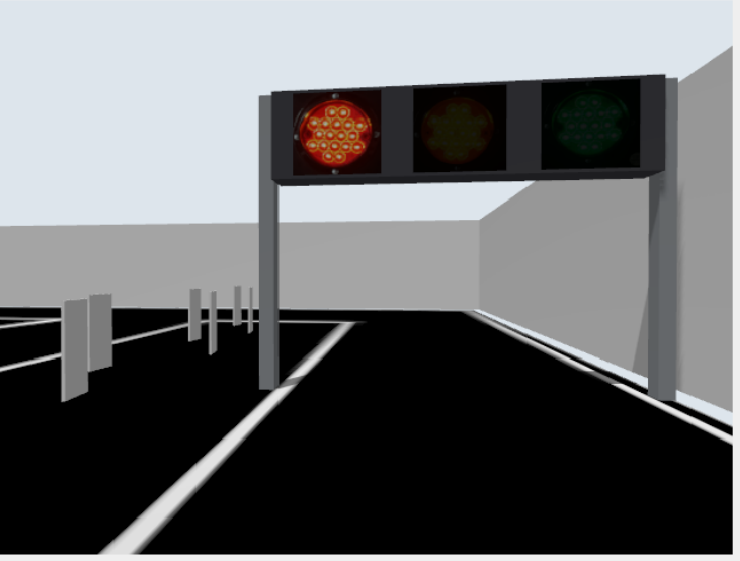
#> input picture _cam_area.png, 740 x 561 px
$ python -i plate_ocr.py   (imports and definitions only)
#> lines starting #> are read from the running program, lines starting #| are printed output that depends on the picture; after the words box and inside, x2 and y2 are one past the last pixel; in counts of white or black regions, pixels touching at a corner belong together
"""中国车牌识别（模块三）—— 定位 → 摆正 → 切字 → 逐字识别 → 输出字符串。

设计要点（每一条都是实测逼出来的，不是拍脑袋）：
  1. 定位用「一排等高等距横向相邻的亮笔画」而不是「暗块」。车牌底是深藏青（灰度 11~30），
     但大片黑色路面也是暗的（13~15），暗块法会把车牌和路面连成一片。
  2. 摆正：用车牌自身的亮边框定内区，再拉伸到固定长宽比 3.17（官方 9.5/3 cm）。
     贴图本身 200x81（AR 2.47）贴在 AR 3.17 的板上 → 横向被拉 1.28 倍，
     所以字库与实拍必须走同一条归一化路径。
  3. 切字：分位数相对阈值（不是 Otsu，实拍字密 + 渲染模糊，直方图没有干净的谷）。
     必须丢掉车牌左右边框细条，否则会顶掉第 1 位、整串错位一格（实测踩过）。
  4. 识别：**灰度归一化互相关**，不是二值 IoU。实拍车牌只有 18~19 px 高，
     二值化后笔画只剩 2~3 px，「D 的竖笔」和「Q 的尾巴」这种差别会被二值化抹掉；
     灰度图上做零均值互相关能把这一档差别留住（实测 D/Q、8/B 的误判就是这么做掉的）。
     匹配时允许 ±3 px 平移 + ±12% 宽度缩放（横向拉伸没完全对齐时也能咬上）。
  5. 字库双轨：
       真字轨 = 从真实车牌图上切出的字（和仿真同一个字体，近乎像素级精确）；
       字体轨 = 系统字体渲染的全字符集（省份汉字 + A-Z + 0-9），负责没见过的字。
     国赛车牌未知 → 必须有字体轨兜底；仿真里的固定车牌 → 真字轨保准确率。
  6. 版面先验：第 1 位必是省份汉字、第 2 位必是字母、后 5 位是字母/数字（无 I、O），
     按位置砍小候选集，误识率明显下降。
"""
import os

import cv2
import numpy as np
from PIL import Image, ImageDraw, ImageFont

# ------------------------------------------------------------------ 定位参数
STROKE_BANDS = ((50, 175), (58, 175), (66, 175), (74, 175), (82, 175),
                (58, 200), (66, 200))
GLYPH_H_MIN, GLYPH_H_MAX = 5, 40
GLYPH_AR_MIN, GLYPH_AR_MAX = 1.15, 4.5
GLYPH_MIN_AREA = 6
ROW_DY, ROW_DH = 0.40, 0.45
ROW_MAX_GAP = 2.0
ROW_MIN_GLYPHS = 4
SPAN_MIN, SPAN_MAX = 2.30, 9.00
PLATE_AR_MIN, PLATE_AR_MAX = 2.30, 4.30
PLATE_BG_MAX = 62
FRAME_T = 74

# ------------------------------------------------------------------ 识别参数
RENDER_AR = 3.17
GH, CW, PAD = 40, 44, 8
SHIFT_TOL = 3
WIDTH_SCALES = (0.88, 1.0, 1.12)
DOT_MAX_ROWFRAC = 0.40
CHAR_MIN_SCORE = 0.45          # 灰度互相关低于此分 → 该位输出 '?'
BIN_FRAC = 0.62

PROVINCES = '京津冀晋蒙辽吉黑沪苏浙皖闽赣鲁豫鄂湘粤桂琼渝川贵云藏陕甘青宁新'
LETTERS = 'ABCDEFGHJKLMNPQRSTUVWXYZ'
DIGITS = '0123456789'
CHARSET = PROVINCES + DIGITS + LETTERS

FONT_DIR = 'C:/Windows/Fonts'
CJK_FONTS = ['FZYTK.TTF', 'simhei.ttf', 'msyhbd.ttc', 'dengb.ttf']
LATIN_FONTS = ['simhei.ttf', 'FZYTK.TTF', 'msgothic.ttc', 'arialbd.ttf']
FONT_SIZES = (110, 150, 190)


# ================================================================ 定位
# [105 lines left out: functions _row_clusters, find_plates, plate_interior, canonicalize, crop_plate, not called in this run]


def _inner_gray(plate_img):
    g = plate_img if plate_img.ndim == 2 else cv2.cvtColor(plate_img, cv2.COLOR_BGR2GRAY)
    h, _w = g.shape
    return g[int(h * 0.15):int(h * 0.85), :]


def _binarize(inner):
    """分位数相对阈值二值化，并清掉「横贯整行的亮线」。

    车牌上下边框是贯穿全宽的亮线，会落进字带里（实测「D」的上方、「8」的下方各有一条），
    它是强对比的水平亮带，灰度互相关会死死咬住它，把「D」判成「Q」。
    返回 (二值掩膜, 去掉亮线后的灰度图)——灰度图也要一起去掉，否则归一化时又会把它圈回来。
    """
    p20 = float(np.percentile(inner, 20))
    p99 = float(np.percentile(inner, 99))
    t = p20 + BIN_FRAC * (p99 - p20)
    _t, bw = cv2.threshold(inner, t, 255, cv2.THRESH_BINARY)
    rowfrac = bw.mean(axis=1) / 255.0
    full = np.where(rowfrac > 0.72)[0]
    clean_gray = inner.copy()
    if len(full):
        bw[full, :] = 0
        clean_gray[full, :] = int(np.percentile(inner, 20))
    return cv2.morphologyEx(bw, cv2.MORPH_OPEN, np.ones((2, 2), np.uint8)), clean_gray


class Segment(object):
    """一个字符段：x 范围、行占有比、二值掩膜、灰度子图。"""

    __slots__ = ('x0', 'x1', 'rowfrac', 'bw', 'gray')

    def __init__(self, x0, x1, rowfrac, bw, gray):
        self.x0, self.x1, self.rowfrac, self.bw, self.gray = x0, x1, rowfrac, bw, gray

    @property
    def width(self):
        return self.x1 - self.x0


def segment_chars(plate_img, expect=7):
    """切字。返回 Segment 列表（含分隔圆点）。

    三步清洗（每一步都是被实测坑出来的）：
      ① 丢掉车牌左右边框：贯穿内区的细亮条（宽 2~7 px、rowfrac≈1.0），
         不清掉会顶掉「第 1 位」，整串车牌号错位一格；
      ② 丢掉分隔圆点（rowfrac < 0.40）；
      ③ 段数与版面先验（7 个字符位）不符时：多了按面积留前 7 个、少了劈最宽的那个。
    """
    inner = _inner_gray(plate_img)
    Hh, W = inner.shape
    bw, gray_clean = _binarize(inner)
    col = (bw > 0).sum(axis=0)
    thr = max(1, int(0.06 * Hh))
    raw, s = [], None
    for i, v in enumerate(col):
        if v > thr and s is None:
            s = i
        elif v <= thr and s is not None:
            raw.append([s, i])
            s = None
    if s is not None:
        raw.append([s, len(col)])
    merged = []
    for a, b in raw:
        if merged and a - merged[-1][1] <= 0.10 * Hh:
            merged[-1][1] = b
        else:
            merged.append([a, b])

    def rf(a, b):
        rows = np.where(bw[:, a:b].any(axis=1))[0]
        return (rows.max() - rows.min() + 1) / float(Hh) if len(rows) else 0.0

    clean = []
    for a, b in merged:
        if b - a < 3:
            continue
        if (b - a) <= max(6, int(0.035 * W)) and rf(a, b) >= 0.90:   # 车牌左右边框
            continue
        clean.append([a, b])

    non_dot = [s for s in clean if rf(*s) >= DOT_MAX_ROWFRAC]
    if len(non_dot) > expect:
        area = {id(s): int(bw[:, s[0]:s[1]].sum()) for s in non_dot}
        keep = set(id(s) for s in sorted(non_dot, key=lambda s: -area[id(s)])[:expect])
        clean = [s for s in clean if id(s) in keep or rf(*s) < DOT_MAX_ROWFRAC]
    clean = _split_to_expect(clean, col, bw, expect, rf)

    out = []
    for a, b in clean:
        sub = bw[:, a:b]
        n, _lab, st, _ce = cv2.connectedComponentsWithStats(sub, 8)
        if n > 1:
            hs = st[1:, cv2.CC_STAT_HEIGHT]
            hmax = int(hs.max()) if len(hs) else 0
            keep = [i for i in range(1, n)
                    if st[i, cv2.CC_STAT_HEIGHT] >= 0.45 * hmax
                    and st[i, cv2.CC_STAT_AREA] >= 3]
            if not keep:
                keep = [1 + int(np.argmax(st[1:, cv2.CC_STAT_AREA]))]
            y0 = min(st[i, cv2.CC_STAT_TOP] for i in keep)
            y1 = max(st[i, cv2.CC_STAT_TOP] + st[i, cv2.CC_STAT_HEIGHT] for i in keep)
            x0 = min(st[i, cv2.CC_STAT_LEFT] for i in keep)
            x1 = max(st[i, cv2.CC_STAT_LEFT] + st[i, cv2.CC_STAT_WIDTH] for i in keep)
        else:
            rows = np.where(sub.any(axis=1))[0]
            if not len(rows):
                continue
            y0, y1, x0, x1 = rows.min(), rows.max() + 1, 0, sub.shape[1]
        out.append(Segment(a + x0, a + x1, rf(a, b), sub[y0:y1, x0:x1],
                           gray_clean[y0:y1, a + x0:a + x1]))
    return out


def _split_to_expect(merged, col, bw, expect, rf):
    """段数不够时劈开最宽的那段（汉字常与后一位字母粘连，实测「苏D」「皖A」都粘）。"""
    def n_non_dot(ms):
        return sum(1 for a, b in ms if rf(a, b) >= DOT_MAX_ROWFRAC)

    guard = 0
    while n_non_dot(merged) < expect and guard < 8:
        wi, widest = -1, -1
        for i, (a, b) in enumerate(merged):
            if rf(a, b) < DOT_MAX_ROWFRAC:
                continue
            if b - a > widest:
                wi, widest = i, b - a
        if wi < 0:
            break
        a, b = merged[wi]
        m = max(2, int(0.18 * (b - a)))
        lo, hi = a + m, b - m
        if hi - lo < 2:
            break
        k = int(np.argmin(col[lo:hi])) + lo
        if k - a < 2 or b - k < 2:
            break
        merged[wi:wi + 1] = [[a, k], [k, b]]
        guard += 1
    return merged


# ================================================================ 字库
# [107 lines left out: functions norm_glyph, sim_max, _render, build_font_library, _harvest_from_plate, harvest_texture_library and 1 more, not called in this run]


# ================================================================ 逐字识别
LATIN_POS = LETTERS + DIGITS


# [58 lines left out: functions classify, read_plate, merge_library, recognize_frame, not called in this run]

>>> import cv2
>>> picture = cv2.imread('_cam_area.png')
#> picture is the input picture: shape (561, 740, 3); mean B, G, R 108.5, 107, 105.8
>>> result = segment_chars(picture)
#> in _inner_gray, `return g[int(h * 0.15):int(h * 0.85), :]`:
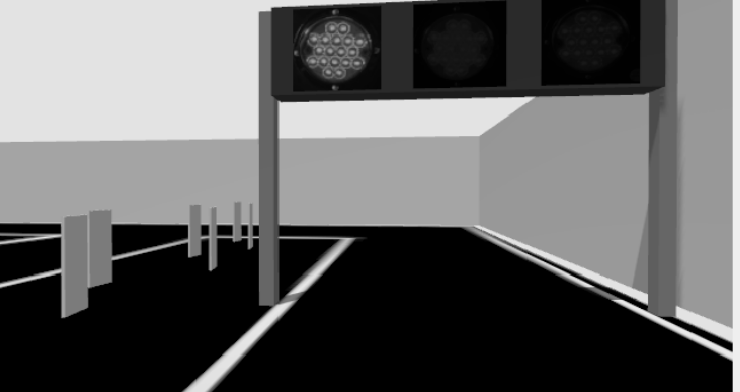
#> returned value: shape (392, 740); min 0, max 239, mean 98.9
#> in _binarize, `p20 = float(np.percentile(inner, 20))`: p20 = 0
#> in _binarize, `p99 = float(np.percentile(inner, 99))`: p99 = 233
#> in _binarize, `t = p20 + BIN_FRAC * (p99 - p20)`: t = 144.5
#> in _binarize, `_t, bw = cv2.threshold(inner, t, 255, cv2.THRESH_BINARY)`:
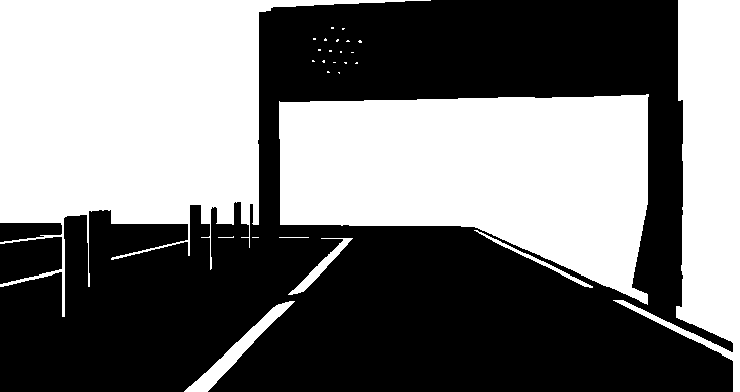
#> bw: shape (392, 740); 46.7% white; 27 white regions (20 under 20 px), largest, box (x1, y1, x2, y2) and area: (0, 0, 431, 317) 58789, (279, 94, 649, 305) 53036, (613, 0, 740, 392) 20776
#> in _binarize, `rowfrac = bw.mean(axis=1) / 255.0`: rowfrac = 392 values, max 0.926 at index 102, min 0.0365 at index 360, mean 0.467
#> in _binarize, `full = np.where(rowfrac > 0.72)[0]`: full = 125 values from 99 to 223
#> in _binarize, `bw[full, :] = 0`: bw: shape (392, 740); 17.7% white; 36 white regions (22 under 20 px), largest, box (x1, y1, x2, y2) and area: (0, 0, 431, 99) 26409, (613, 224, 740, 392) 7476, (280, 224, 648, 305) 6885
#> in _binarize, `clean_gray[full, :] = int(np.percentile(inner, 20))`:
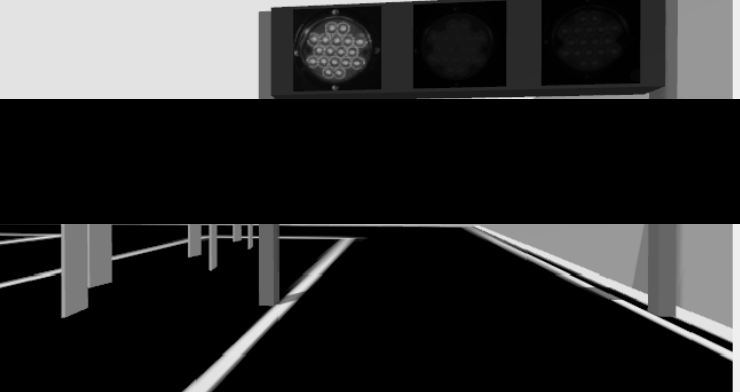
#> clean_gray: shape (392, 740); min 0, max 239, mean 45
#> in segment_chars, `bw, gray_clean = _binarize(inner)`:
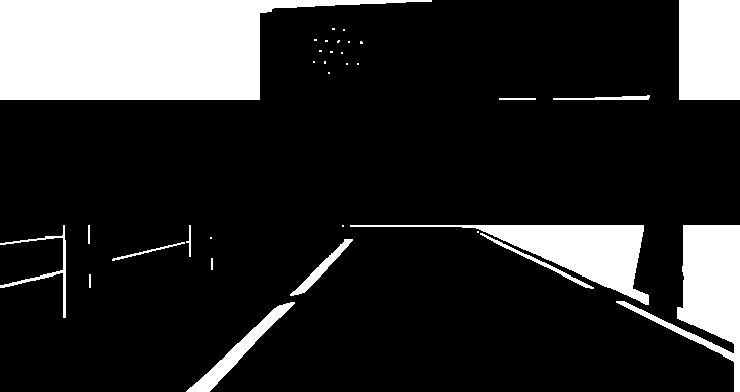
#> bw: shape (392, 740); 17.6% white; 33 white regions (18 under 20 px), largest, box (x1, y1, x2, y2) and area: (0, 0, 432, 100) 26940, (616, 225, 740, 392) 7300, (350, 225, 649, 305) 6812
#> in segment_chars, `col = (bw > 0).sum(axis=0)`: col = 740 values, max 267 at index 734, min 2 at index 432, mean 69.18
#> the loop in segment_chars, `for i, v in enumerate(col):` made 740 passes
#> v on passes 1 to 12: 105, 105, 105, 105, 106, 106, 105, 105, 105, 106, 105, 105
#> after the loop in segment_chars, `for i, v in enumerate(col):`: raw = [[0, 274], [314, 315], [509, 644]]; s = 679
#> the loop in segment_chars, `for a, b in raw:` made 4 passes
#> after the loop in segment_chars, `for a, b in raw:`: merged = [[0, 274], [314, 315], [509, 740]]
#> the loop in segment_chars, `for a, b in merged:` made 3 passes
#> after the loop in segment_chars, `for a, b in merged:`: clean = [[0, 274], [509, 740]]
#> in rf, `rows = np.where(bw[:, a:b].any(axis=1))[0]`: rows = 267 values from 0 to 391
#> in segment_chars, `non_dot = [s for s in clean if rf(*s) >= DOT_MAX_ROWFRAC]`: non_dot = [[0, 274], [509, 740]]
#> the loop in _split_to_expect, `while n_non_dot(merged) < expect and guard < 8:` made 5 passes
#> (a, b, m, lo, hi, k) on passes 1 to 5: (0, 274, 49, 49, 225, 66), (509, 740, 41, 550, 699, 650), (66, 274, 37, 103, 237, 103), (103, 274, 30, 133, 244, 185), (509, 650, 25, 534, 625, 536)
#> after the loop in _split_to_expect, `while n_non_dot(merged) < expect and guard < 8:`: guard = 5; merged = [[0, 66], [66, 103], [103, 185], [185, 274], [509, 536], [536, 650], [650, 740]]
#> in segment_chars, `clean = _split_to_expect(clean, col, bw, expect, rf)`: clean has the same summary as merged in _split_to_expect
#> the loop in segment_chars, `for a, b in clean:` made 7 passes
#> (a, b, n, hs, hmax, y0, y1) on passes 1 to 7: (0, 66, 3, [100, 93], 100, 0, 318), (66, 103, 4, [100, 19, 14], 100, 0, 100), (103, 185, 3, [100, 19], 100, 0, 100), (185, 274, 6, [100, 32, 2, 12, 83], 100, 0, 392), (509, 536, 4, [2, 29, 16], 29, 225, 262), (536, 650, 5, [5, 80, 30, 18], 80, 225, 305), (650, 740, 3, [100, 167], 167, 0, 392)
#> pass 1, in segment_chars, `n, _lab, st, _ce = cv2.connectedComponentsWithStats(sub, 8)`:
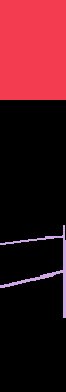
#> _lab: shape (392, 66) int32; 3 distinct labels, from 0 to 2; one colour per label, 0 black
#> pass 2, in segment_chars, `n, _lab, st, _ce = cv2.connectedComponentsWithStats(sub, 8)`:
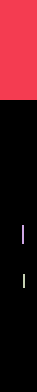
#> _lab: shape (392, 37) int32; 4 distinct labels, from 0 to 3; one colour per label, 0 black
#> after the loop in segment_chars, `for a, b in clean:`:
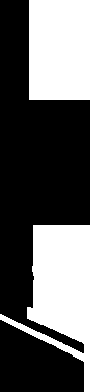
#> sub: shape (392, 90); 37.5% white; 2 white regions, box (x1, y1, x2, y2) and area: (0, 225, 90, 392) 7124, (29, 0, 90, 100) 6100
#> after the loop in segment_chars, `for a, b in clean:`: out = 7 items
#> result = 7 items
